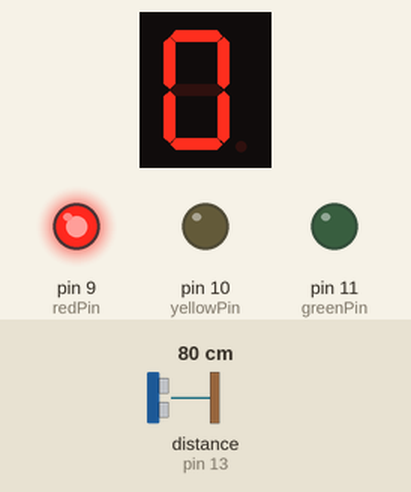
Simulated run of this sketch. Board: Arduino Uno, built with avr-gcc and run on an emulated ATmega328P. Parts: 1-digit seven-segment display, output pins drawn as LEDs (lit = HIGH). Wiring (inferred from the names in the program): ultrasonic range finder: trigger pin 12; echo pin 13. Inputs (shaded band) come from the test bench; at power-on: distance to the obstacle (sensor on pin 13) 80 cm. The echo pulse lasts 58.3 µs per cm; pins used as bus, display or sensor lines are not drawn.

Above: at 0.01 s.
At 5.8 s:
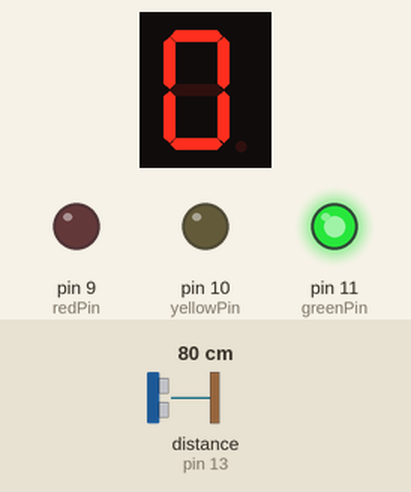
5.9 s: distance to the obstacle (sensor on pin 13) set to 2 cm
At 10.8 s:
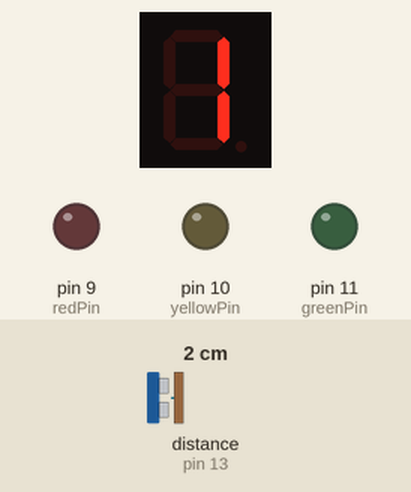
Timing chart, 0 to 18.6 s (numbered marks = the images above; inputs shaded):
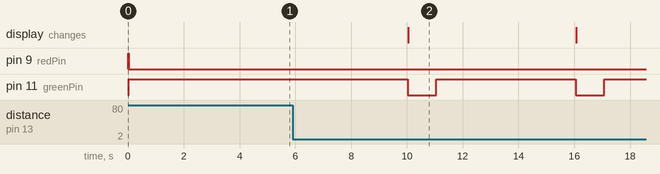

The sketch:

arduino_traffic_controldensity_based_traffic_control.ino
```cpp
#include "SevSeg.h"

SevSeg S;

byte CommonPins[] = {};
byte SegPins[] = {2,3,4,5,6,7,8};

int ultrasonicTriggerPin = 12;
int ultrasonicEchoPin = 13;

int redPin = 9;
int yellowPin = 10;
int greenPin = 11;

int carCount = 0;

void setup() {

  S.begin(COMMON_CATHODE, 1, CommonPins, SegPins, 1);

  pinMode(redPin, OUTPUT);
  pinMode(yellowPin, OUTPUT);
  pinMode(greenPin, OUTPUT);

  pinMode(ultrasonicTriggerPin, OUTPUT);
  pinMode(ultrasonicEchoPin, INPUT);

  digitalWrite(redPin, HIGH);

  displayNumber(carCount);
}

void loop() {

  int distance = getDistance();

  if (distance < 10) {
    carCount++;
    displayNumber(carCount);
    delay(1000);
  }

  if (carCount >= 2) {
    greenLight(10000);
  }
  else {
    greenLight(5000);
  }
}

void greenLight(int duration) {

  digitalWrite(greenPin, HIGH);
  digitalWrite(yellowPin, LOW);
  digitalWrite(redPin, LOW);

  delay(duration);

  digitalWrite(greenPin, LOW);
}

void displayNumber(int num) {

  S.setNumber(num);
  S.refreshDisplay();
  delay(20);
}

int getDistance() {

  digitalWrite(ultrasonicTriggerPin, LOW);
  delayMicroseconds(2);

  digitalWrite(ultrasonicTriggerPin, HIGH);
  delayMicroseconds(10);

  digitalWrite(ultrasonicTriggerPin, LOW);

  long duration = pulseIn(ultrasonicEchoPin, HIGH);

  int distance = duration * 0.034 / 2;

  return distance;
}
```

Measured:
- after the input at 5.9 s, pin 11 (greenPin): alternates HIGH for 5.0 s and LOW for 1.0 s, starting after 4.1 s; the display: changes after 4.2 s (image 2)
